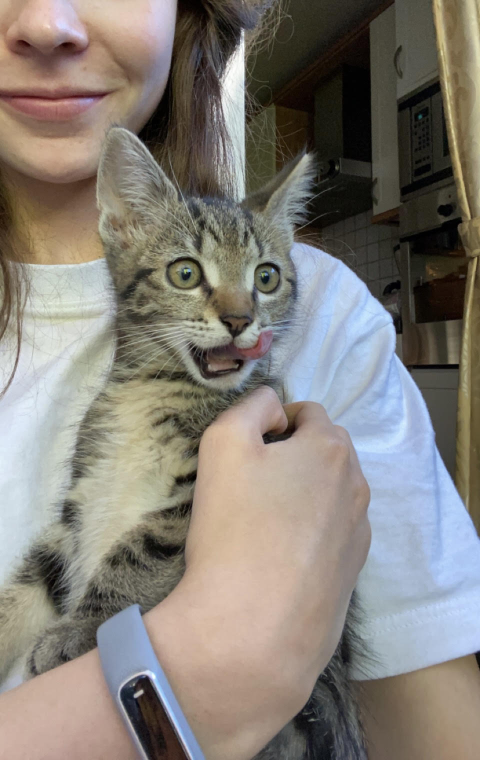
#> input picture kitten.jpg, 960 x 1520 px (shown at 1/2 size)
$ python main.py
#> lines starting #> are read from the running program, lines starting #| are printed output that depends on the picture
import cv2

'''Load the image'''
image = cv2.imread("kitten.jpg")
#> image is the input picture: shape (1520, 960, 3); mean B, G, R 120, 127.2, 132.8

'''Convert to grey scale and resize'''
grey_image = cv2.cvtColor(image, cv2.COLOR_BGR2GRAY)
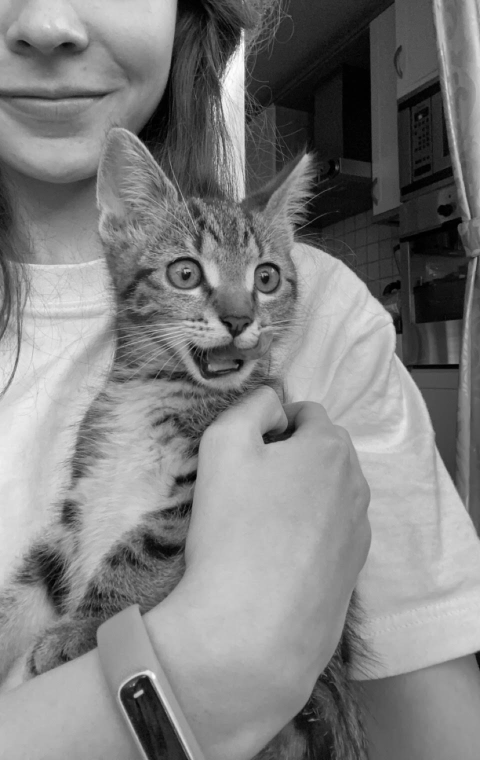
#> grey_image: shape (1520, 960) (shown at 1/2 size); min 0, max 255, mean 128.1

'''Convert to negative image (inversion)'''
inverted_image = 255 - grey_image
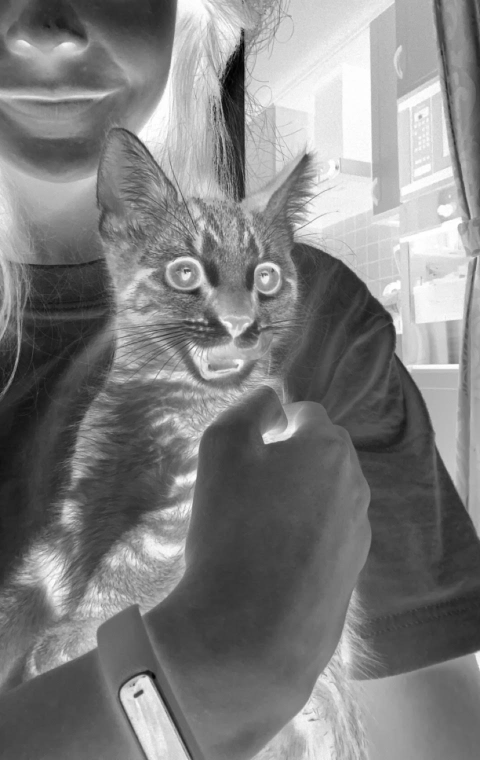
#> inverted_image: shape (1520, 960) (shown at 1/2 size); min 0, max 255, mean 126.9

'''Blurred image'''
blurred_image = cv2.GaussianBlur(inverted_image, (15,15), 0)


'''Pencil sketch'''
def pencil_sketch(img, blurred_img):
    return cv2.divide(img, 255 - blurred_img, scale=256)
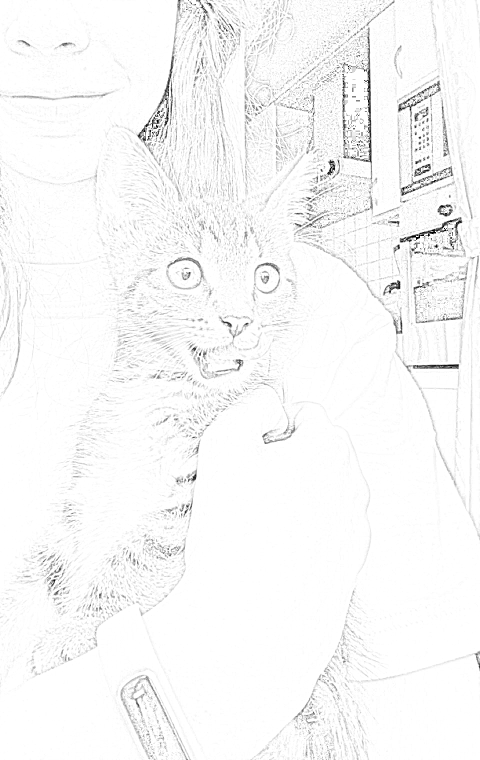
#> returned value: shape (1520, 960) (shown at 1/2 size); min 0, max 255, mean 247.7


pencil_skch = pencil_sketch(grey_image, blurred_image)

#resizing
scale = 0.3
height = int(grey_image.shape[0]*scale)
#> height = 456
width = int(grey_image.shape[1]*scale)
#> width = 288
dimensions = (width, height)
#> dimensions = (288, 456)
pencil_sketch_resized = cv2.resize(pencil_skch, dimensions)
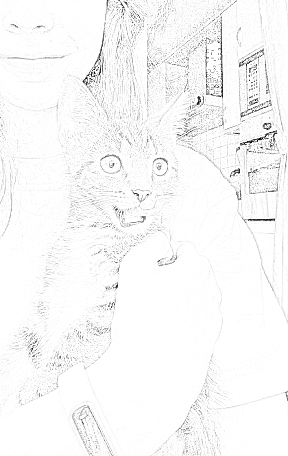
#> pencil_sketch_resized: shape (456, 288); min 0, max 255, mean 247.7

'''Show image'''
cv2.imshow("Pencil sketch", pencil_sketch_resized)
cv2.waitKey(0)
